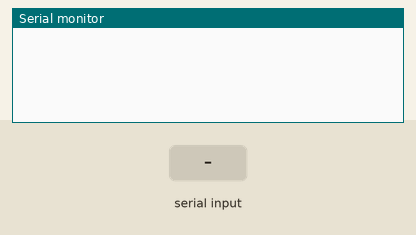
Simulated run of this sketch. Board: Arduino Uno, built with avr-gcc and run on an emulated ATmega328P. On the bench: the last lines printed to the serial monitor. The inputs (shaded band) are chosen by the test bench.

Above: at 1.2 s.
1.3 s: "1" received over Serial
At 3.1 s:
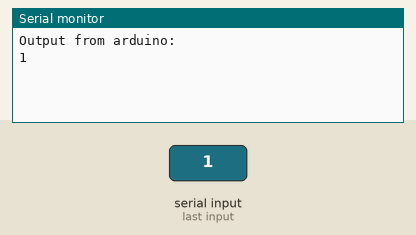
3.8 s: "0" received over Serial
At 5.2 s:
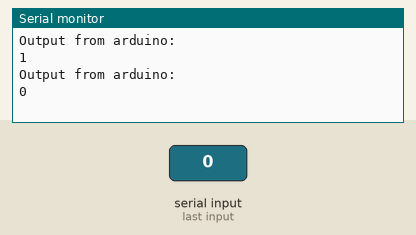
5.3 s: "2" received over Serial
At 7.3 s:
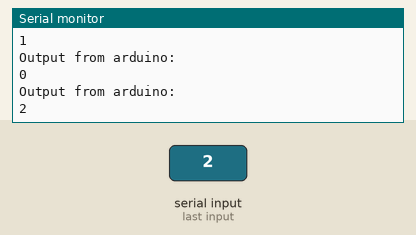

The sketch:

sketch_oct27a.ino
```cpp
String mySt="";
void setup() {
  // put your setup code here, to run once:
  Serial.begin(9600);
}

void loop() {
  if(Serial.available()){
    mySt= Serial.readString();

    mySt.toUpperCase();
    Serial.println("Output from arduino:");
    Serial.println(mySt);
  }

  mySt="";
}
```

Measured:
- after the input at 1.3 s, the serial monitor: prints a new line after 1.0 s (image 1)
- after the input at 3.8 s, the serial monitor: prints a new line after 1.0 s (image 2)
- after the input at 5.3 s, the serial monitor: prints a new line after 1.0 s (image 3)
